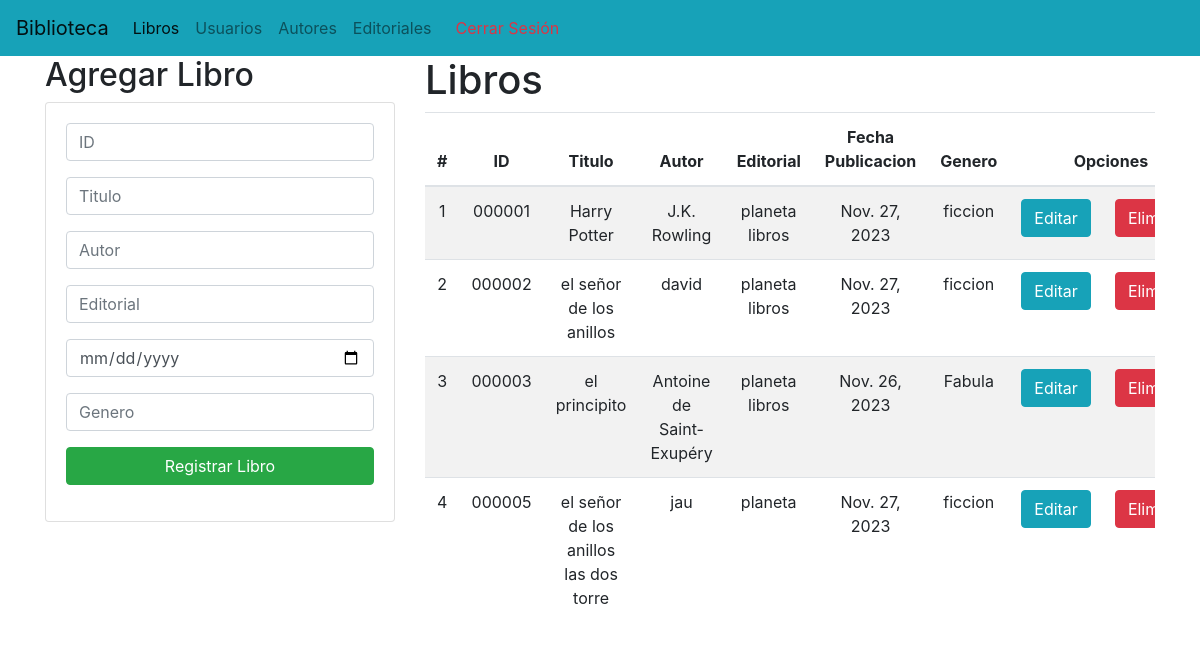
The app's page / (signed in) with its own data.
### Aplicaciones/Biblioteca/models.py (models this page shows, shortened)
class libros(models.Model):
    id = models.CharField(primary_key=True, max_length=6)
    titulo = models.CharField(max_length=200)
    autor = models.CharField(max_length=200)
    editorial = models.CharField(max_length=200)
    fecha = models.DateField(max_length=200)
    genero = models.CharField(max_length=200)

### Aplicaciones/Biblioteca/views.py (the view)
# urls.py: path('', views.home, name='home'),
def home(request):
    librosListas = libros.objects.all()
    return render(request, "gestionLibros.html", {"libros":librosListas})

### Aplicaciones/Biblioteca/templates/gestionLibros.html (shortened to what this page needs)
{% extends "./base.html" %}
{% block body %}
<div class="row">
    <div class="col-sm-12 col-md-6 col-lg-4 col-xl-4">
        <h2>Agregar Libro</h2>
        <div class="card">
            <div class="card-body">
                <form action="/registrarLibros/" method="post">{% csrf_token %}
                    <div class="form-group">
                        <input type="text" id="txtid" name="txtid" class="form-control" placeholder="ID"
                            minlength="6" maxlength="6" required>
                    </div>
                    <div class="form-group">
                        <input type="text" id="txttitulo" name="txttitulo" class="form-control" placeholder="Titulo"
                             maxlength="70" required>
                    </div>
                    <div class="form-group">
                        <input type="text" id="txtautor" name="txtautor" class="form-control" placeholder="Autor"
                             maxlength="70" required>
                    </div>
                    <div class="form-group">
                        <input type="text" id="txtedito" name="txtedito" class="form-control" placeholder="Editorial"
                             maxlength="70" required>
                    </div>
                    <div class="form-group">
                        <input type="date" id="datefecha" name="datefecha" class="form-control" placeholder="Fecha"  required>
                    </div>
                    <div class="form-group">
                        <input type="text" id="txtgen" name="txtgen" class="form-control" placeholder="Genero"
                             maxlength="70" required>
                    </div>
                    <div class="form-group">
                        <button type="submit" class="btn btn-success btn-block text-white">Registrar Libro</button>
                    </div>
                </form>
            </div>
        </div>
    </div>
    <div class="col-sm-12 col-md-6 col-lg-8 col-xl-8">
        <h1>Libros</h1>
        <div class="table-responsive py=2">
            <table class="table table-striped">
                <thead>
                    <tr>
                        <th>#</th>
                        <th>ID</th>
                        <th>Titulo</th>
                        <th>Autor</th>
                        <th>Editorial</th>
                        <th>Fecha Publicacion</th>
                        <th>Genero</th>
                        <th colspan="2">Opciones</th>
                    </tr>
                </thead>
                <tbody>
                    {% for c in libros %}
                    <tr>
                        <td>{{forloop.counter}}</td>
                        <td>{{c.id}}</td>
                        <td>{{c.titulo}}</td>
                        <td>{{c.autor}}</td>
                        <td>{{c.editorial}}</td>
                        <td>{{c.fecha}}</td>
                        <td>{{c.genero}}</td>
                        <td><a href="edicionLibro/{{c.id}}" class="btn btn-info">Editar</a></td>
                        <td><a href="eliminacionLibro/{{c.id}}" class="btn btn-danger btnEliminacion">Eliminar</a></td>
                    </tr>
                    {% endfor %}
                </tbody>
            </table>
        </div>
    </div>
</div>
{% endblock %}

### Aplicaciones/Biblioteca/static/css/gestionLibros.css (style rules this page uses)
th, td { text-align: center; vertical-align:middle; }

### records on screen
libros: id "000001", titulo "Harry Potter", autor "J.K. Rowling", editorial "planeta libros", fecha "Nov. 27, 2023", genero "ficcion"
libros: id "000002", titulo "el señor de los anillos", autor "david", editorial "planeta libros", fecha "Nov. 27, 2023", genero "ficcion"
libros: id "000003", titulo "el principito", autor "Antoine de Saint-Exupéry", editorial "planeta libros", fecha "Nov. 26, 2023", genero "Fabula"
libros: id "000005", titulo "el señor de los anillos las dos torre", autor "jau", editorial "planeta", fecha "Nov. 27, 2023", genero "ficcion"
